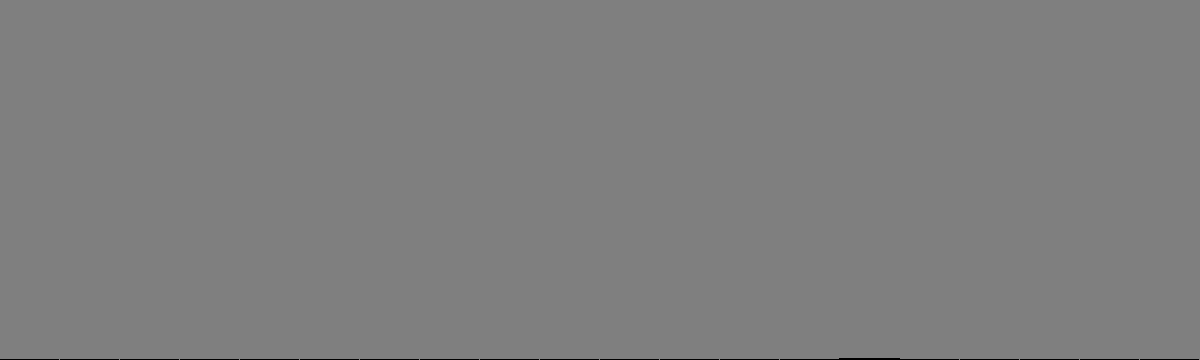
Frame 1 (no input)
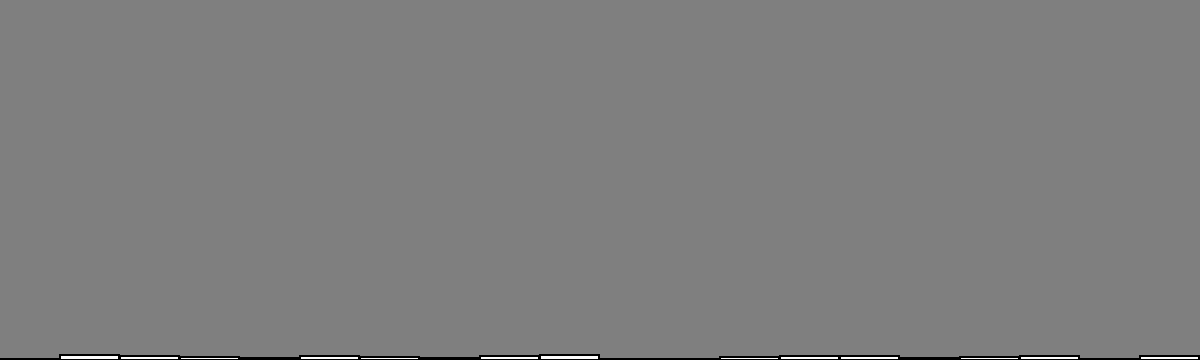
Frame 60 (no input)
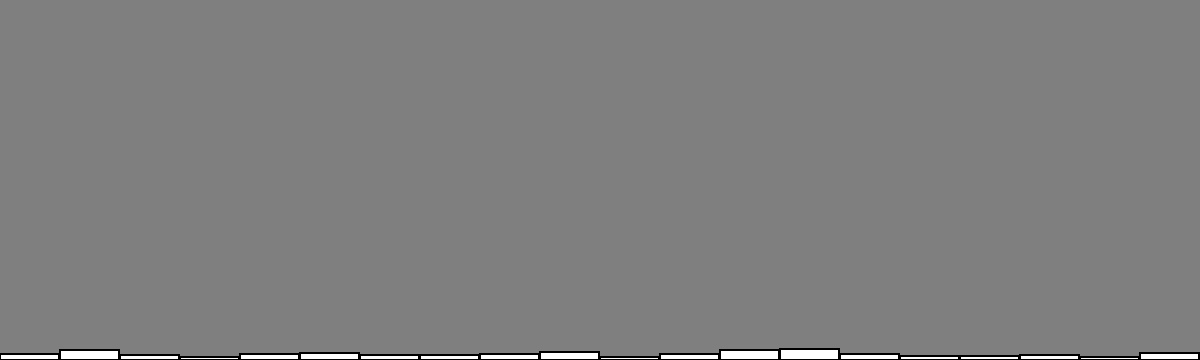
Frame 120 (the mouse pressed at the canvas centre since frame 60)

The p5.js sketch that drew these frames (run headless with seeded random() and noise() and a simulated clock; from frame 60 on, the mouse is pressed at the canvas centre):

// p5.js sketch
// ── sketch.js
let randomCounts = [];
let total = 20;

function setup() {
  createCanvas(windowWidth, 360);
  for (let i = 0; i < total; i++) {
    randomCounts[i] = 0;
  }
}

function draw() {
  background(127);
  let index = floor(random(total));
  randomCounts[index]++;

  // Draw a rectangle to graph results
  stroke(0);
  strokeWeight(2);
  fill(255);

  let w = width / randomCounts.length;

  for (let x = 0; x < randomCounts.length; x++) {
    rect(x * w, height - randomCounts[x], w - 1, randomCounts[x]);
  }
}
